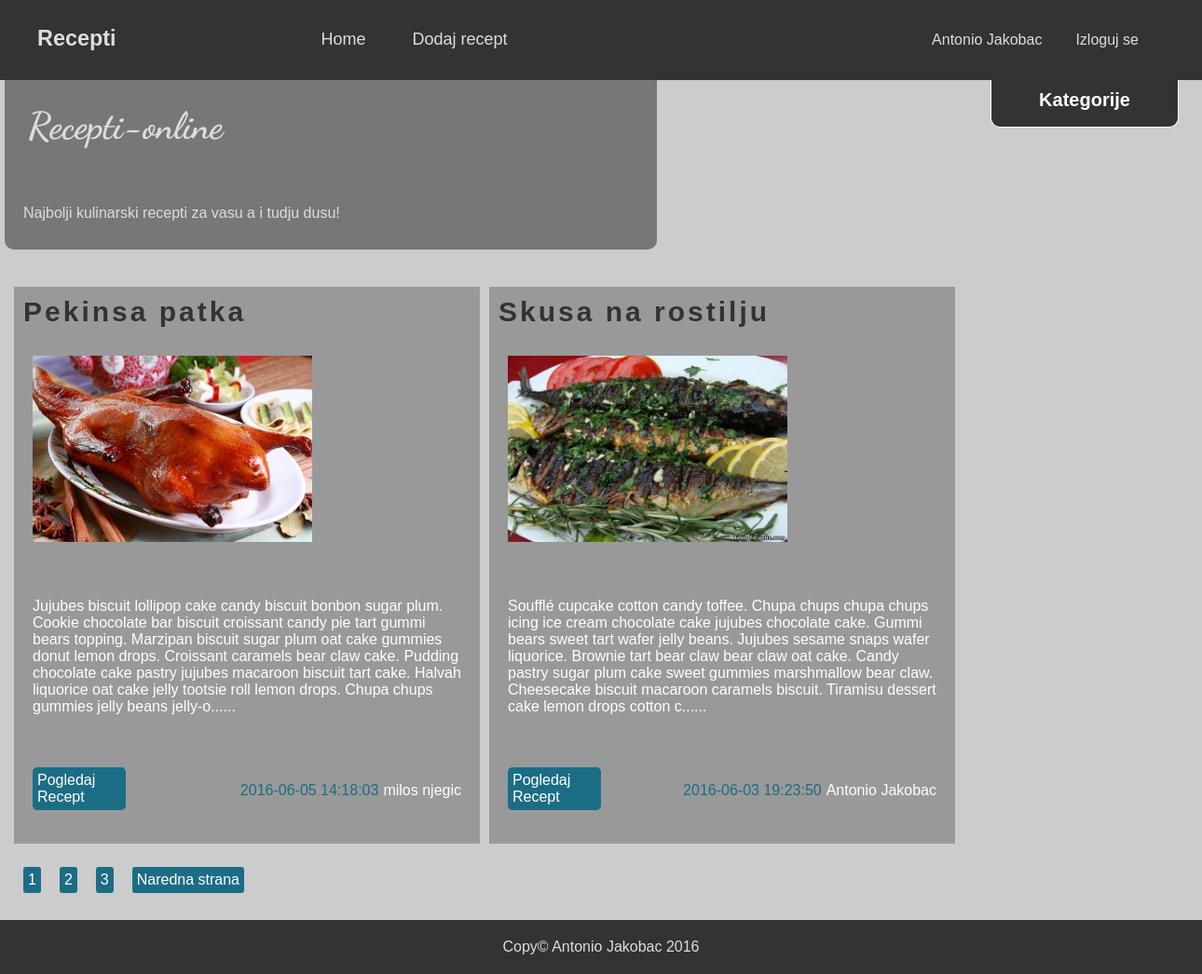
/index.php (signed in), run on the app's committed database.
### tables this page shows
CREATE TABLE `authors` (
  `id` int(11) NOT NULL,
  `first_name` varchar(255) NOT NULL,
  `last_name` varchar(255) NOT NULL,
  `email` varchar(255) NOT NULL,
  `password` varchar(64) NOT NULL
);

CREATE TABLE `recepies` (
  `id` int(11) NOT NULL,
  `author_id` int(11) NOT NULL,
  `category_id` int(11) NOT NULL,
  `title` varchar(255) NOT NULL,
  `content` text NOT NULL,
  `image` varchar(255) NOT NULL,
  `date` timestamp NOT NULL DEFAULT CURRENT_TIMESTAMP ON UPDATE CURRENT_TIMESTAMP
);

### public/index.php (called while the page is built, shortened)
<?php
include '../libs/config.php';
$controller = new controller\ViewController;
include 'includes/header.php';
include 'includes/sidebar.php';
$controller->home();
include 'includes/footer.php';

### libs/config.php (called while the page is built, shortened)
<?php
spl_autoload_register(function($class){
    $old = explode('\\', $class);
    $class_new = implode('/', $old);
});

### libs/Session.php (called while the page is built, shortened)
<?php
class Session{
    public static function getKey($key, $default = null){
        if(!isset($_SESSION[$key])){
            return $default;
        }else{
            return $_SESSION[$key];
        }
    }
};

### libs/database/conn/connection.php (called while the page is built, shortened)
<?php
class connection{
    private static $instance;
    public static function getInstanc(){
        if(self::$instance === null)
            return self::$instance = new \PDO("mysql:host=".DB_HOST."; dbname=".DB_NAME, DB_USER, DB_PASS);
        return self::$instance;
    }
}

### libs/database/DB.php (called while the page is built, shortened)
<?php
class DB{
    protected static $conn;
    protected static function setConnection(){
        static::$conn = conn\connection::getInstanc();
        static::$conn->setAttribute(PDO::ATTR_ERRMODE, PDO::ERRMODE_EXCEPTION);
    }
    public static function find_by_id($id){
        $table = static::$table;
        $keyColumn = static::$keyColumn;
        $sql = "SELECT * FROM {$table} WHERE {$keyColumn}={$id}";
        $result = static::$conn->query($sql);
        return $result->fetch(PDO::FETCH_OBJ);
    }
    public static function find_by_sql($sql){
        $result = static::$conn->query($sql);
        return $result->fetchAll(PDO::FETCH_OBJ);
    }
}

### controller/Controller.php (called while the page is built, shortened)
<?php
class Controller{
    public function loadView($view){
        include 'includes/'.$view.'.php';
    }
}

### libs/Recepi.php (called while the page is built, shortened)
<?php
class Recepi extends database\DB{
    protected static $table = "recepies";
    public static function count_all(){
        $table = self::$table;
        $sql = "SELECT COUNT(*) FROM {$table}";
        $results = self::$conn->query($sql);
        $row = $results->fetch(\PDO::FETCH_ASSOC);
        return (int)array_shift($row);
    }
}

### libs/Pagination.php (called while the page is built, shortened)
<?php
class Pagination {
    public $current_page;
    public $per_page;
    public $total_count;
    public function __construct($page = 1, $per_page = 2, $total_count = 0){
        $this->current_page = $page;
        $this->per_page = $per_page;
        $this->total_count = $total_count;
    }
    public function offset(){
        return ($this->current_page -1)*$this->per_page;
    }
    public function total_pages(){
        return ceil($this->total_count/$this->per_page);
    }
    public function next(){
        return $this->current_page+1;
    }
    public function has_next_page(){
        return ($this->next()<= $this->total_pages())?true:false;
    }
}

### public/includes/main.php (the view, shortened to what this page needs)
<?php
    $recepi_num = (int)libs\Recepi::count_all();
    $page = !empty($_GET['cur_page'])?$_GET['cur_page']:1;
    $per_page = 2;
    $pagination = new libs\Pagination($page, $per_page, $recepi_num);
    try{
        $sql = "SELECT * FROM recepies ORDER BY id DESC LIMIT {$pagination->offset()}, {$per_page} ";
        $recepti = libs\Recepi::find_by_sql($sql);
    }catch(PDOException $e){
        echo 'error:'.getMessage();
    }
?>
            <div id="content">
                <?php foreach($recepti as $recept):?>
                <?php
                    $author = libs\Author::find_by_id($recept->author_id);
                ?>
                <div class="article">
                    <h3><?= $recept->title;?></h3>
                    <img style="width:300px; margin:20px;" src="images/recepies/<?= $recept->image;?>" alt="<?= $recept->title?>">
                    <p><?= substr($recept->content, 0,400).'......';?></p>
                    <p class="author"><span class="date"><?= $recept->date;?></span><?= $author->first_name.' '.$author->last_name; ?></p>
                    <p class="view_more" ><a href="index.php?page=single_page&id=<?= $recept->id;?>">Pogledaj Recept</a></p>
                </div>
                <?php endforeach;?>
                <div class="pagination">
                    <?php
                        if($pagination->total_pages() > 1){
                            for($i = 1; $i <= $pagination->total_pages(); $i++){
                                echo "<a href=\"index.php?page=main&cur_page={$i}\">{$i}</a>";
                            }
                            if($pagination->has_next_page()){
                                echo "<a href=\"index.php?page=main&cur_page={$pagination->next()}\">Naredna strana</a>";
                            }
                        }
                    ?>
                </div>
            </div>

### public/includes/header.php (shortened to what this page needs)
<!DOCTYPE html>
<html>
    <head>
        <link rel="stylesheet" type="text/css" href="styles/css/style.css">
    </head>
    <div id="wrapper">
        <div id="header">
            <div id="logo">
                <h3>Recepti</h3>
            </div>
            <div id="navbar">
                <ul>
                    <li><a href="index.php">Home</a></li>
                    <?php if(libs\Session::getKey('id')): ?>
                        <li><a href="index.php?page=dodaj_recept">Dodaj recept</a></li>
                    <?php endif;?>
                </ul>
            </div>
            <div id="login">
                <?php if(!libs\Session::getKey('id')):;?>
                <ul>
                    <li><a href="index.php?page=login">Uloguj se</a></li>
                    <li><a href="?page=insert_author">Registruj se</a></li>
                </ul>
                <?php else: ?>
                <p><?php
                    $person = libs\Author::find_by_id(\libs\Session::getKey('id'));
                    echo $person->first_name.' '.$person->last_name;
                ?></p>
                <p><a href="?logout">Izloguj se</a></p>
                <?php endif;?>
            </div>
        </div>
        <div id="main">
            <div id="top">
                <h1>Recepti-online</h1>
                <p>Najbolji kulinarski recepti za vasu a i tudju dusu!</p>
            </div>

### public/styles/css/style.css (style rules this page uses)
#wrapper { background-color: #ccc; font-family: Helvetica; }
#header { background-color: #333; color:#ddd; overflow: hidden; }
#header>div { float:left; overflow: hidden; }
#logo { padding:5px; padding-left:40px; font-size: 20px }
#navbar { margin-left:150px; }
#navbar>ul { list-style: none; margin:0; }
#navbar>ul>li { float:left; }
#navbar a { display:block; text-decoration: none; color:#ddd; padding:32px 25px; font-size: 18px; transition: background-color 0.3s; }
#header>#login { float: right; margin-right:50px; }
#login>p { float:left; padding:18px; }
#login>p>a { text-decoration: none; display: block; color:#ddd; }
#main { margin:0 auto; width:1280px; overflow: hidden; }
#top { float:left; background-color: #777; width:700px; border-radius:0 0 10px 10px; }
#top>h1 { margin:0; padding: 25px; color:#ddd; font-family: 'Dancing Script', cursive; font-size: 40px; }
#top>p { padding:20px; color:#ddd; margin-bottom:10px; }
#content { padding: 10px; clear: both; min-height: 700px; }
.article { margin-top:30px; margin-right: 10px; margin-bottom: 20px; display: block; background-color: #999; overflow: hidden; width:500px; float:left; }
.article>h3 { margin:0; letter-spacing: 3px; font-size: 30px; padding: 10px; color:#333; }
.article>p { padding: 20px; color:white; }
.article>img { width: 200px; height:200px; }
.view_more { width:100px; }
.view_more a { color: white; display:block; padding:5px; background-color: #1b6d85; text-decoration: none; border-radius: 5px; }
.date { color:#1b6d85; margin-right:5px; }
.author { float:right; }
.pagination { clear:both; }
.pagination>a { text-decoration: none; display: block; float:left; padding:5px; color:#fff; background-color: #1b6d85; margin:5px 10px; border-radius: 3px; }

### data on the page
authors: first_name "Antonio", last_name "Jakobac"
recepies: title "Pekinsa patka", image (picture), content "Jujubes biscuit lollipop cake candy biscuit bonbon sugar plum. Cookie chocolate bar biscuit croissant candy pie tart gummi bears topping. Marzipan biscuit sugar plum oat cake gummies donut lemon drops. Croissant caramels bear claw cake. Pudding chocolate cake pastry jujubes macaroon biscuit tart cake. Halvah liquorice oat cake jelly tootsie roll lemon drops. Chupa chups gummies jelly beans jelly-o", date "2016-06-05 14:18:03", author.first_name "milos", author.last_name "njegic"
recepies: title "Skusa na rostilju", image (picture), content "Soufflé cupcake cotton candy toffee. Chupa chups chupa chups icing ice cream chocolate cake jujubes chocolate cake. Gummi bears sweet tart wafer jelly beans. Jujubes sesame snaps wafer liquorice. Brownie tart bear claw bear claw oat cake. Candy pastry sugar plum cake sweet gummies marshmallow bear claw. Cheesecake biscuit macaroon caramels biscuit. Tiramisu dessert cake lemon drops cotton c", date "2016-06-03 19:23:50", author.first_name "Antonio", author.last_name "Jakobac"
